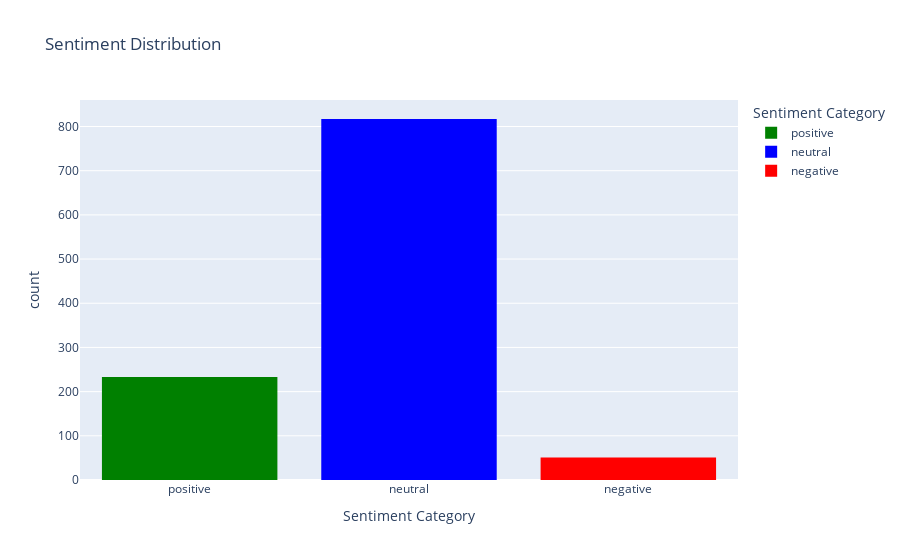

Notebook code for this chart:
### Code cell
# Perform sentiment analysis and add scores to the dataframe
df['Sentiment_Scores'] = df['Processed_Comments'].apply(lambda x: analyzer.polarity_scores(x))

# Extract compound sentiment score
df['Compound_Score'] = df['Sentiment_Scores'].apply(lambda x: x['compound'])

# Categorize sentiment as positive, negative, or neutral
df['Sentiment'] = df['Compound_Score'].apply(lambda score: 'positive' if score > 0.05 else ('negative' if score < -0.05 else 'neutral'))

# Visualize the sentiment distribution using Plotly
fig = px.histogram(df, x='Sentiment', color='Sentiment', title='Sentiment Distribution',
                   labels={'Sentiment': 'Sentiment Category', 'count': 'Frequency'},
                   color_discrete_map={'positive': 'green', 'negative': 'red', 'neutral': 'blue'})
fig.show()

### Figure 1 — Plotly figure (JSON) as saved in the notebook; plotly's stock layout.template omitted (floating-point values rounded to 4 significant figures; data arrays with more than 128 entries replaced by an {"elided": "..."} marker saying what was removed)
{"data": [{"alignmentgroup": "True", "bingroup": "x", "hovertemplate": "Sentiment Category=%{x}<br>count=%{y}<extra></extra>", "legendgroup": "positive", "marker": {"color": "green", "pattern": {"shape": ""}}, "name": "positive", "offsetgroup": "positive", "orientation": "v", "showlegend": true, "type": "histogram", "x": {"elided": "233 str values"}, "xaxis": "x", "yaxis": "y"}, {"alignmentgroup": "True", "bingroup": "x", "hovertemplate": "Sentiment Category=%{x}<br>count=%{y}<extra></extra>", "legendgroup": "neutral", "marker": {"color": "blue", "pattern": {"shape": ""}}, "name": "neutral", "offsetgroup": "neutral", "orientation": "v", "showlegend": true, "type": "histogram", "x": {"elided": "817 str values"}, "xaxis": "x", "yaxis": "y"}, {"alignmentgroup": "True", "bingroup": "x", "hovertemplate": "Sentiment Category=%{x}<br>count=%{y}<extra></extra>", "legendgroup": "negative", "marker": {"color": "red", "pattern": {"shape": ""}}, "name": "negative", "offsetgroup": "negative", "orientation": "v", "showlegend": true, "type": "histogram", "x": ["negative", "negative", "negative", "negative", "negative", "negative", "negative", "negative", "negative", "negative", "negative", "negative", "negative", "negative", "negative", "negative", "negative", "negative", "negative", "negative", "negative", "negative", "negative", "negative", "negative", "negative", "negative", "negative", "negative", "negative", "negative", "negative", "negative", "negative", "negative", "negative", "negative", "negative", "negative", "negative", "negative", "negative", "negative", "negative", "negative", "negative", "negative", "negative", "negative", "negative", "negative"], "xaxis": "x", "yaxis": "y"}], "layout": {"barmode": "relative", "legend": {"title": {"text": "Sentiment Category"}, "tracegroupgap": 0}, "title": {"text": "Sentiment Distribution"}, "xaxis": {"anchor": "y", "categoryarray": ["positive", "neutral", "negative"], "categoryorder": "array", "domain": [0, 1], "title": {"text": "Sentiment Category"}}, "yaxis": {"anchor": "x", "domain": [0, 1], "title": {"text": "count"}}}}
